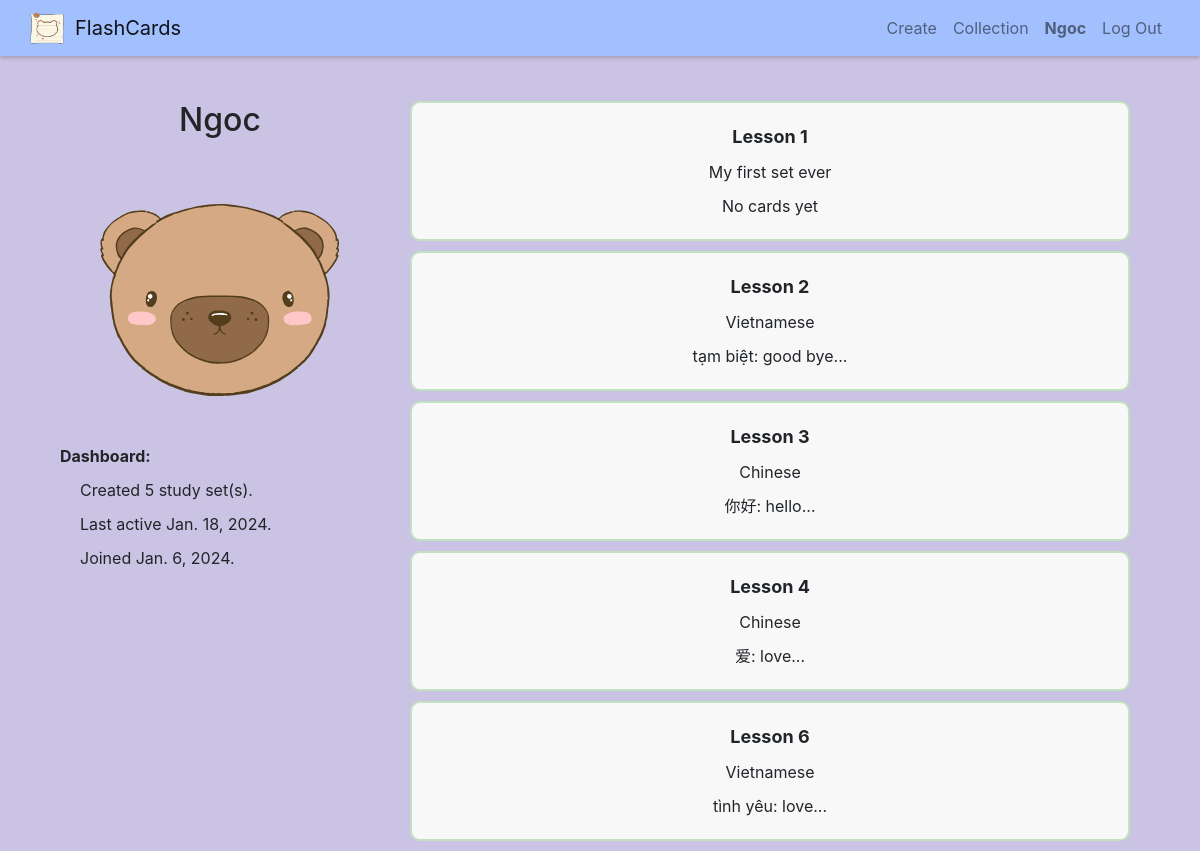
The app's page /user/Ngoc, older data.
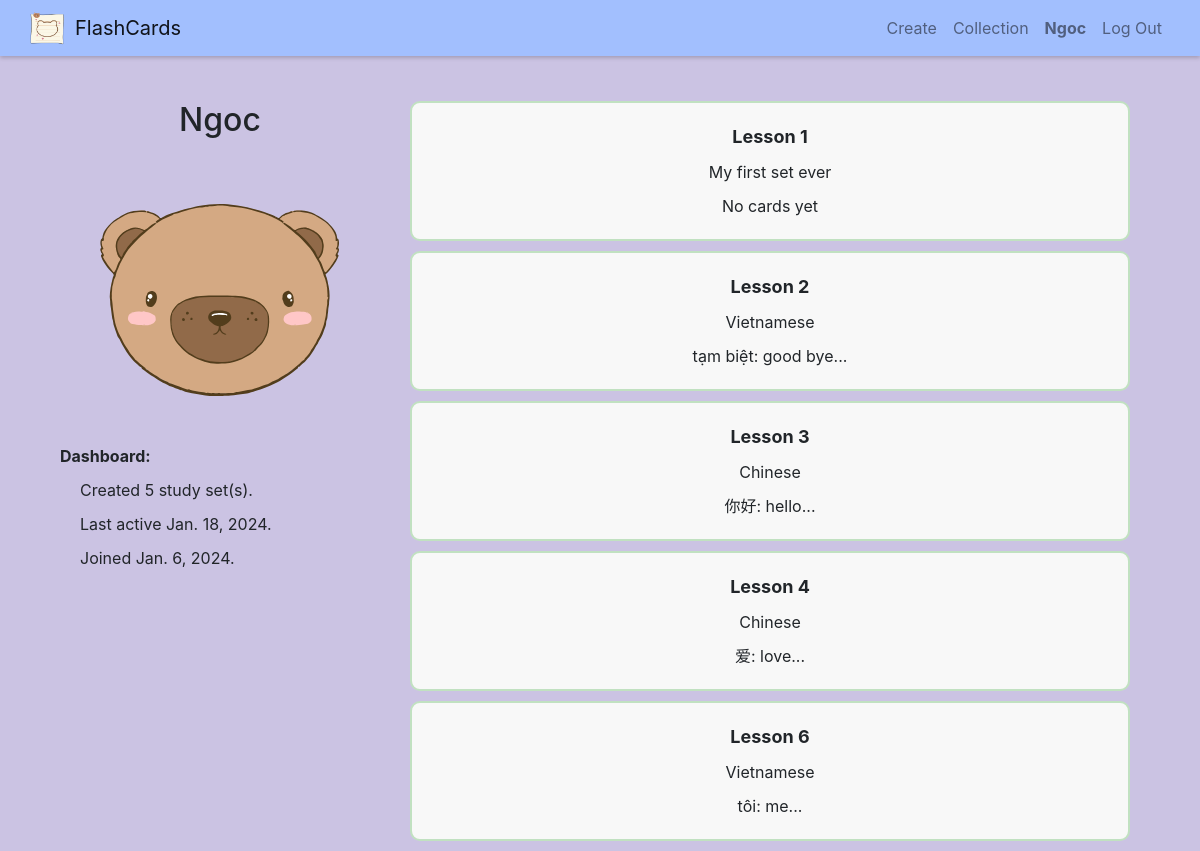
The same page, newer data.
### flashcards/models.py (models this page shows)
class User(AbstractUser):
    pass

class Set(models.Model):
    owner = models.ForeignKey("User", on_delete=models.CASCADE, related_name="sets")
    name = models.CharField(max_length=255)
    description = models.TextField(blank=True)
    timestamp = models.DateTimeField(auto_now_add=True)

class Card(models.Model):
    set = models.ForeignKey("Set", on_delete=models.CASCADE, related_name="cards")
    term = models.CharField(max_length=255)
    definition = models.TextField()

### flashcards/views.py (the view)
# urls.py: path("user/<str:username>", views.user, name="user"),
def user(request, username):
    try:
        user = User.objects.get(username=username)
    except User.DoesNotExist:
        return HttpResponseRedirect(reverse('error', args=(404,)))
    return render(request, "flashcards/user.html", {
        "user": user
    })

### flashcards/templates/flashcards/user.html (shortened to what this page needs)
{% extends "flashcards/layout.html" %}
{% load static %}
{% block body %}
<div class="user-profile center">
    <div class="username-div">
        <h2>{{ user.username }}</h2>
        <img src="{% static 'flashcards/avatar-bear.svg' %}">
        <div class="left">
        <b>Dashboard:</b>
            <ul>
                <li>Created {{ user.sets.all.count}} study set(s).</li>
                <li>Last active {{ user.last_login.date }}.</li>
                <li>Joined {{ user.date_joined.date }}.</li>
            </ul>
        </div>
    </div>
    <div class="study-sets-div">
        <div class="existing-sets-div center">
            {% for set in user.sets.all %}
            <div class="set-div existing" id="{{ set.id }}">
                <div class="set-item set-title">{{ set.name }}</div>
                <div class="set-item">
                    <ul>
                        <li>{{ set.description }}</li>
                        {% if set.cards.all %}
                            <li>{{ set.cards.all.first.term }}: {{ set.cards.all.first.definition }}...</li>
                        {% else %}
                            <li>No cards yet</li>
                        {% endif %}
                    </ul>
                </div>
            </div>
            {% endfor %}
        </div>
    </div>
</div>
{% endblock %}

### flashcards/templates/flashcards/layout.html (shortened to what this page needs)
{% load static %}
<!DOCTYPE html>
<html lang="en">
    <head>
        <link rel="stylesheet" href="https://cdn.jsdelivr.net/npm/bootstrap@4.3.1/dist/css/bootstrap.min.css">
        <link href="{% static 'flashcards/styles.css' %}" rel="stylesheet">
    </head>
    <body>
          <nav class="navbar navbar-expand-sm navbar-light bg-custom">
            <img id="logo" src="{% static 'flashcards/logo.png' %}" class="d-inline-block align-top" alt="">
            <a class="navbar-brand" href="{% url 'index' %}">FlashCards</a>
            <div class="collapse navbar-collapse justify-content-end" id="navbarNavAltMarkup">
              <div class="navbar-nav">
                {% if user.is_authenticated %}
                    <a class="nav-item nav-link" href="{% url 'create' %}">Create</a>
                    <a class="nav-item nav-link" href="{% url 'collection' %}">Collection</a>
                    <a class="nav-item nav-link" href="{% url 'user' user.username %}"><strong>{{ user.username }}</strong></a>
                    <a class="nav-item nav-link" href="{% url 'logout' %}">Log Out</a>
                {% else %}
                    <a class="nav-item nav-link" href="{% url 'login' %}">Log In</a>
                    <a class="nav-item nav-link" href="{% url 'register' %}">Register</a>
                {% endif %}
              </div>
            </div>
          </nav>
        <div class="body">
            {% block body %}
            {% endblock %}
        </div>
    </body>
</html>

### flashcards/static/flashcards/styles.css (style rules this page uses)
.body { margin-top: 30px; display: flex; flex-direction: column; min-height: 75vh; }
body { background-color: #CBC3E3; }
nav { box-shadow: 0 2px 4px 0 rgba(0,0,0,.2); }
.navbar { display: flex; padding-left: 30px; padding-right: 30px; }
.navbar-nav { text-align:right; }
h2 { padding: 5px; margin-bottom: 20px; }
.bg-custom { background-color: #a2bffe; }
img { margin-top: 2vh; width: 35vw; }
.left { text-align: left; }
.center { text-align: center; }
.existing-sets-div, .existing-cards-div, #edit-view { margin-top: 15px; }
.card-div, .set-div { border-radius: 10px; margin: 10px; padding: 5px; width: 60vw; transition: transform 0.3s ease-in-out; }
.existing { border: 2px solid #C1E1C1; background-color: #f8f8f8; }
.set-item { margin-bottom: 10px; }
.set-title { font-weight: bold; font-size: large; margin-top: 15px; }
ul { list-style-type: none; padding: 0; }
li { margin-bottom: 10px; margin-top: 10px; padding-right: 20px; padding-left: 20px; list-style-type: none; }
@media (min-width: 800px) { .user-profile { display: flex; flex-wrap: wrap; align-items: flex-start; padding-left: 5vw; padding-right: 5vw; } }
@media (min-width: 800px) { .study-sets-div { flex: 2; } }

Row changes from the older to the newer data that the page shows:
changed through a linked row, Set "Lesson 6": cards.all.first.term "tình yêu" → "tôi"; cards.all.first.definition "love" → "me"
